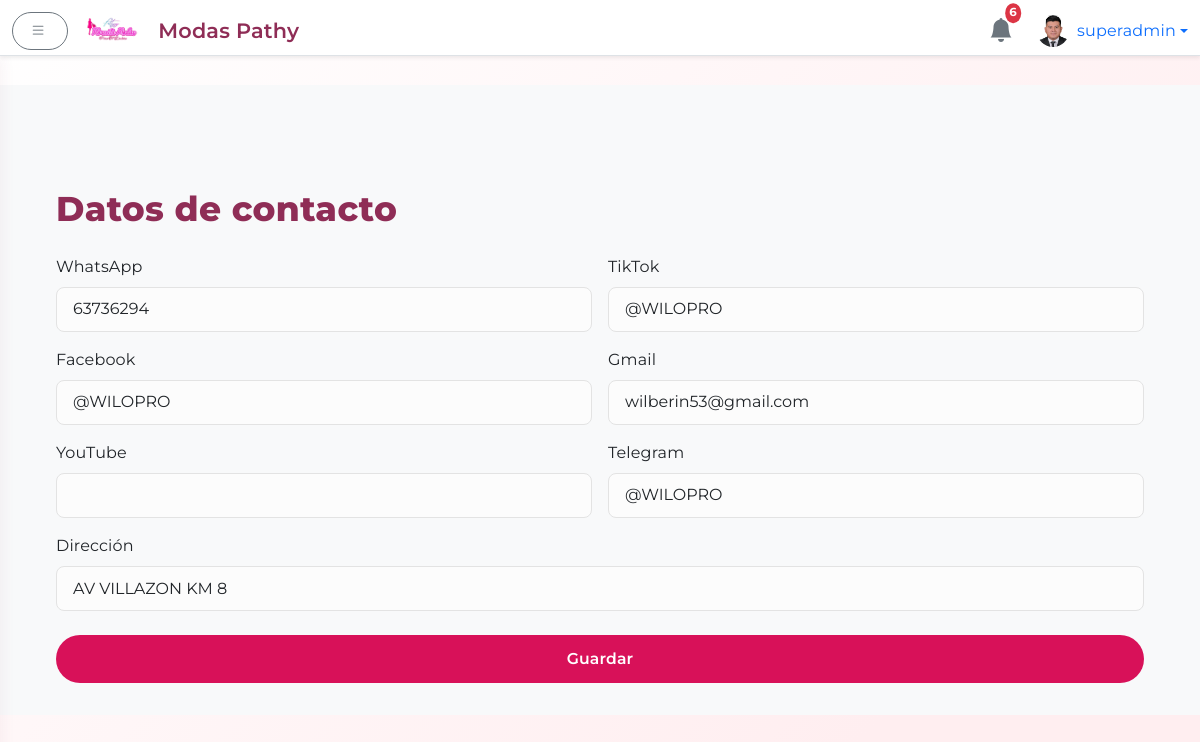
/admin/contactos (signed in), run on the app's committed database.
### app.py (models this page shows)
class User(UserMixin, db.Model):
    id = db.Column(db.Integer, primary_key=True)
    username = db.Column(db.String(64), unique=True, nullable=False)
    name = db.Column(db.String(128), nullable=True)
    password = db.Column(db.String(128), nullable=False)
    is_superadmin = db.Column(db.Boolean, default=False)
    profile_image = db.Column(db.String(256), nullable=True)

class ContactInfo(db.Model):
    id = db.Column(db.Integer, primary_key=True)
    whatsapp = db.Column(db.String(128))
    tiktok = db.Column(db.String(128))
    facebook = db.Column(db.String(128))
    gmail = db.Column(db.String(128))
    youtube = db.Column(db.String(128))
    telegram = db.Column(db.String(128))
    address = db.Column(db.String(256))

### app.py (the view)
@app.route('/admin/contactos', methods=['GET', 'POST'])
@login_required
def admin_contactos():
    info = ContactInfo.query.first()
    if not info:
        info = ContactInfo()
        db.session.add(info)
        db.session.commit()
    form = ContactForm(obj=info)
    if form.validate_on_submit():
        form.populate_obj(info)
        db.session.commit()
        flash('Datos de contacto actualizados', 'success')
        return redirect(url_for('admin_contactos'))
    return render_template('admin/contactos.html', form=form)

### app.py
class ContactForm(FlaskForm):
    whatsapp = StringField('WhatsApp', validators=[Optional(), Length(max=128)])
    tiktok   = StringField('TikTok', validators=[Optional(), Length(max=128)])
    facebook = StringField('Facebook', validators=[Optional(), Length(max=128)])
    gmail    = StringField('Gmail', validators=[Optional(), Length(max=128)])
    youtube  = StringField('YouTube', validators=[Optional(), Length(max=128)])
    telegram = StringField('Telegram', validators=[Optional(), Length(max=128)])
    address  = StringField('Dirección', validators=[Optional(), Length(max=256)])
    submit   = SubmitField('Guardar')

### app.py (called while the page is built, shortened)
@app.context_processor
def inject_notifications():
    notifications = Notification.query.order_by(Notification.timestamp.desc()).limit(6).all()
    notifs = [
        {
            'message': n.message,
            'timestamp': n.timestamp.strftime('%d/%m %H:%M'),
            'admin_name': n.admin_name
        }
        for n in notifications
    ]
    return dict(notifications=notifs)

@app.context_processor
def inject_theme():
    active = Theme.query.filter_by(is_default=True).first()
    all_themes = Theme.query.order_by(Theme.name).all()
    return {
        'active_theme': active,
        'all_themes': all_themes
    }

@app.before_request
def seed_themes_once():
    global _seeded
    db.create_all()

@login.user_loader
def load_user(user_id):
    return db.session.get(User, int(user_id))

@app.context_processor
def inject_public_data():
    categorias = Category.query.order_by(Category.name).all()
    return {
        'public_categories': categorias,
        'now': lambda fmt=None: datetime.utcnow().strftime(fmt or '%Y'),
        'contact_info': ContactInfo.query.first()
    }

### templates/admin/contactos.html (shortened to what this page needs)
{% extends 'admin/base_admin.html' %}
{% block body_admin %}
<div class="container-fluid">
  <h2 class="mb-4">Datos de contacto</h2>
  <form method="POST">
    <div class="row g-3">
      <div class="col-md-6">
        <label for="{{ form.whatsapp.id }}" class="form-label">WhatsApp</label>
        {{ form.whatsapp(class="form-control", id=form.whatsapp.id) }}
      </div>
      <div class="col-md-6">
        <label for="{{ form.tiktok.id }}" class="form-label">TikTok</label>
        {{ form.tiktok(class="form-control", id=form.tiktok.id) }}
      </div>
      <div class="col-md-6">
        <label for="{{ form.facebook.id }}" class="form-label">Facebook</label>
        {{ form.facebook(class="form-control", id=form.facebook.id) }}
      </div>
      <div class="col-md-6">
        <label for="{{ form.gmail.id }}" class="form-label">Gmail</label>
        {{ form.gmail(class="form-control", id=form.gmail.id) }}
      </div>
      <div class="col-md-6">
        <label for="{{ form.youtube.id }}" class="form-label">YouTube</label>
        {{ form.youtube(class="form-control", id=form.youtube.id) }}
      </div>
      <div class="col-md-6">
        <label for="{{ form.telegram.id }}" class="form-label">Telegram</label>
        {{ form.telegram(class="form-control", id=form.telegram.id) }}
      </div>
      <div class="col-md-12">
        <label for="{{ form.address.id }}" class="form-label">Dirección</label>
        {{ form.address(class="form-control", id=form.address.id) }}
      </div>
    </div>
    <div class="mt-4">
      <button type="submit" class="btn btn-primary">{{ form.submit.label.text }}</button>
    </div>
  </form>
</div>
{% endblock %}

### templates/admin/base_admin.html (shortened to what this page needs)
<!DOCTYPE html>
<html lang="es">
<head>
  <link href="https://cdn.jsdelivr.net/npm/bootstrap@5.3.0/dist/css/bootstrap.min.css" rel="stylesheet"/>
  <link href="https://cdn.jsdelivr.net/npm/bootstrap-icons@1.10.5/font/bootstrap-icons.css" rel="stylesheet"/>
  <link rel="stylesheet" href="https://cdnjs.cloudflare.com/ajax/libs/animate.css/4.1.1/animate.min.css"/>
  <link rel="stylesheet" href="{{ url_for('static', filename='css/admin.css') }}"/>
  <link rel="stylesheet" href="{{ url_for('static', filename='css/login.css') }}"/>
</head>
<body>
  <div aria-live="polite" aria-atomic="true" class="position-fixed top-0 end-0 p-3" style="z-index: 1055;">
  </div>
  <header class="navbar navbar-light bg-white border-bottom fixed-top shadow-sm">
    <div class="container-fluid">
      <button id="sidebarToggle" class="btn btn-outline-secondary me-3">
        <i class="bi bi-list"></i>
      </button>
      <a href="{{ url_for('admin_dashboard') }}" class="navbar-brand d-flex align-items-center mb-0 h1" style="gap:10px;">
        <img src="{{ url_for('static', filename='images/logo.png') }}" alt="Logo" height="36" class="d-inline-block align-text-top" style="margin-right:8px;">
        <span class="d-none d-md-inline" style="font-size:1.3rem; font-weight:600; color:#8F2D56;">Modas Pathy</span>
      </a>
      <div class="d-flex align-items-center ms-auto">
        <div class="position-relative me-4 dropdown">
          <a href="#" id="notifDropdown" data-bs-toggle="dropdown" aria-expanded="false" class="text-decoration-none">
            <i class="bi bi-bell-fill fs-4 text-secondary"></i>
            <span class="badge bg-danger position-absolute top-0 start-100 translate-middle p-1 rounded-circle">
              {{ notifications|length if notifications else 0 }}
            </span>
          </a>
        </div>
        <div class="dropdown">
          <a href="#" class="d-flex align-items-center text-decoration-none dropdown-toggle" id="dropdownUser" data-bs-toggle="dropdown" aria-expanded="false">
            <img src="{% if current_user.profile_image %}
                        {{ url_for('static', filename='perfiles/' ~ current_user.profile_image) }}
                      {% else %}
                        {{ url_for('static', filename='perfiles/default.png') }}
                      {% endif %}"
                 alt="Avatar" width="32" height="32" class="rounded-circle me-2" style="object-fit:cover;">
            <span>{{ current_user.username }}</span>
          </a>
        </div>
      </div>
    </div>
  </header>
  <div class="d-flex">
<main class="flex-grow-1 bg-light">
  <div class="container-fluid mt-5 pt-4">
    {% block body_admin %}{% endblock %}
  </div>
</main>
</body>
</html>

### static/css/admin.css (style rules this page uses)
:root { --rojo: #D81159; --fucsia: #8F2D56; --accent: #8F2D56; --accent-light: rgba(143,45,86,0.08); --blanco: #FFFFFF; --gris-claro: #f8f9fa; --gris-oscuro: #e3e3e3; --shadow-card: 0 4px 24px rgba(143, 45, 86, 0.09); --shadow-hover: 0 8px 36px rgba(143, 45, 86, 0.18); }
body, .form-label, .btn, .card-title, .navbar-brand, .nav-link { font-family: 'Montserrat', sans-serif; letter-spacing: 0.01em; }
body { margin-top: 56px; background: linear-gradient(145deg, var(--blanco) 60%, var(--gris-claro) 100%); }
header.navbar { height: 56px; z-index: 1000; box-shadow: 0 4px 18px rgba(143, 45, 86, 0.07); }
main { transition: margin-left 0.3s cubic-bezier(.87,-.41,.19,1.44); margin-left: 0; padding: 2rem; }
h2 { font-size: 2.15rem; color: var(--fucsia); margin-bottom: 1.5rem; letter-spacing: 0.01em; font-weight: 800; }
.badge { font-size: 0.73rem; padding: 0.45em 0.72em; }
.btn { font-size: 0.98em; border-radius: 2em !important; font-weight: 500; padding: 0.42em 1.1em; letter-spacing: 0.01em; box-shadow: none; transition: background 0.15s, color 0.15s, box-shadow 0.15s; }
.btn-primary { background: var(--rojo); border: none; }
.btn-outline-secondary, .btn-outline-danger { border-width: 1.4px; }
.btn i { margin-right: 4px; }
.form-control { border-radius: 0.8em; border: 1.2px solid var(--gris-oscuro); background: #fcfcfc; font-size: 1em; padding: 0.6em 1em; transition: border-color 0.16s; }

### static/css/login.css (style rules this page uses)
:root { --rojo: #D81159; --rojo-oscuro: #B50E47; --blanco: #FFFFFF; }
body { font-family: 'Montserrat', sans-serif; background: linear-gradient(135deg, #ffffff 0%, #ffeef0 80%); display: flex; align-items: center; justify-content: center; min-height: 100vh; margin: 0; }
.form-control { border-radius: 0.5rem; transition: box-shadow 0.3s; }
.btn-primary { background-color: var(--rojo); border-color: var(--rojo); border-radius: 0.5rem; font-weight: 600; padding: 0.75rem; width: 100%; }

### data on the page
User: profile_image (picture), username "superadmin"
ContactInfo: whatsapp "63736294", tiktok "@WILOPRO", facebook "@WILOPRO", gmail "wilberin53@gmail.com", telegram "@WILOPRO", address "AV VILLAZON KM 8"

### other printed values
{{ notifications|length if notifications else 0 }} "6"
